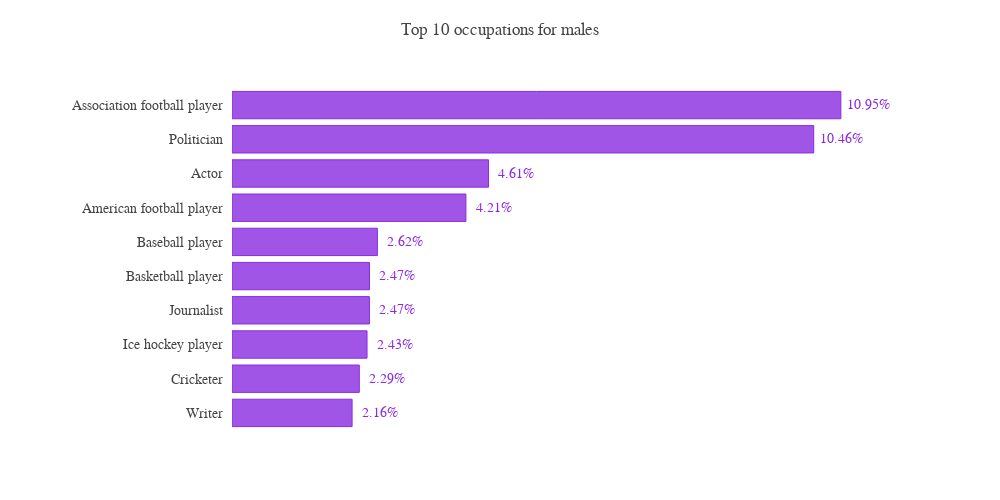

Write notebook code for a chart like this one.
### Code cell
import plotly.graph_objects as go
from plotly.subplots import make_subplots

import numpy as np

y_saving = (relevant_occupations_male['count']*100).tolist()

x = relevant_occupations_male['meaning'].tolist()


# Creating two subplots
fig = go.Figure()

fig.add_trace(go.Bar(
    x=y_saving,
    y=x,
    marker=dict(
        color='rgba(138,43,226, 0.8)',
        line=dict(
        color='rgba(138,43,226, 1.0)',
        width=1),
    ),
    name='Top 10 male occupations in Quotebank\'s speakers',
    orientation='h',
))

fig.update_layout(
    autosize=False,
    width=1000,
    height=500,
    title='Top 10 occupations for males',
    yaxis=dict(
        showgrid=False,
        showline=False,
        showticklabels=True,
        domain=[0, 0.95],
        ticksuffix="  ",
        tickfont=dict(family='Nunito', size=14),
    ),
    xaxis=dict(
        zeroline=False,
        showline=False,
        showticklabels=False,
        showgrid=False,
        domain=[0.15, 0.9],
    ),
    legend=dict(x=0.029, y=1.038, font_size=13),
    margin=dict(l=100, r=20, t=70, b=70),
    template=None,
    font_family='Nunito',
)

annotations = []

y_s = np.round(y_saving, decimals=2)

# Adding labels
for yd, xd in zip(y_s, x):
    # labeling the bar net worth
    annotations.append(dict(xref='x1', yref='y1',
                            y=xd, x=yd + 0.5,
                            text=str(yd) + '%',
                            font=dict(family='Nunito', size=14,
                                      color='rgb(138,43,226)'),
                            showarrow=False))

fig.update_layout(annotations=annotations)

fig.show()
fig.write_html("images/top10_occupations_males.html")

### Figure 1 — Plotly figure (JSON) as saved in the notebook; plotly's stock layout.template omitted (floating-point values rounded to 4 significant figures)
{"data": [{"marker": {"color": "rgba(138,43,226, 0.8)", "line": {"color": "rgba(138,43,226, 1.0)", "width": 1}}, "name": "Top 10 male occupations in Quotebank's speakers", "orientation": "h", "type": "bar", "x": [2.161, 2.29, 2.429, 2.472, 2.473, 2.615, 4.208, 4.614, 10.46, 10.95], "y": ["Writer", "Cricketer", "Ice hockey player", "Journalist", "Basketball player", "Baseball player", "American football player", "Actor", "Politician", "Association football player"]}], "layout": {"annotations": [{"font": {"color": "rgb(138,43,226)", "family": "Nunito", "size": 14}, "showarrow": false, "text": "2.16%", "x": 2.66, "xref": "x", "y": "Writer", "yref": "y"}, {"font": {"color": "rgb(138,43,226)", "family": "Nunito", "size": 14}, "showarrow": false, "text": "2.29%", "x": 2.79, "xref": "x", "y": "Cricketer", "yref": "y"}, {"font": {"color": "rgb(138,43,226)", "family": "Nunito", "size": 14}, "showarrow": false, "text": "2.43%", "x": 2.93, "xref": "x", "y": "Ice hockey player", "yref": "y"}, {"font": {"color": "rgb(138,43,226)", "family": "Nunito", "size": 14}, "showarrow": false, "text": "2.47%", "x": 2.97, "xref": "x", "y": "Journalist", "yref": "y"}, {"font": {"color": "rgb(138,43,226)", "family": "Nunito", "size": 14}, "showarrow": false, "text": "2.47%", "x": 2.97, "xref": "x", "y": "Basketball player", "yref": "y"}, {"font": {"color": "rgb(138,43,226)", "family": "Nunito", "size": 14}, "showarrow": false, "text": "2.62%", "x": 3.12, "xref": "x", "y": "Baseball player", "yref": "y"}, {"font": {"color": "rgb(138,43,226)", "family": "Nunito", "size": 14}, "showarrow": false, "text": "4.21%", "x": 4.71, "xref": "x", "y": "American football player", "yref": "y"}, {"font": {"color": "rgb(138,43,226)", "family": "Nunito", "size": 14}, "showarrow": false, "text": "4.61%", "x": 5.11, "xref": "x", "y": "Actor", "yref": "y"}, {"font": {"color": "rgb(138,43,226)", "family": "Nunito", "size": 14}, "showarrow": false, "text": "10.46%", "x": 10.96, "xref": "x", "y": "Politician", "yref": "y"}, {"font": {"color": "rgb(138,43,226)", "family": "Nunito", "size": 14}, "showarrow": false, "text": "10.95%", "x": 11.45, "xref": "x", "y": "Association football player", "yref": "y"}], "autosize": false, "font": {"family": "Nunito"}, "height": 500, "legend": {"font": {"size": 13}, "x": 0.029, "y": 1.038}, "margin": {"b": 70, "l": 100, "r": 20, "t": 70}, "title": {"text": "Top 10 occupations for males"}, "width": 1000, "xaxis": {"domain": [0.15, 0.9], "showgrid": false, "showline": false, "showticklabels": false, "zeroline": false}, "yaxis": {"domain": [0, 0.95], "showgrid": false, "showline": false, "showticklabels": true, "tickfont": {"family": "Nunito", "size": 14}, "ticksuffix": "  "}}}
